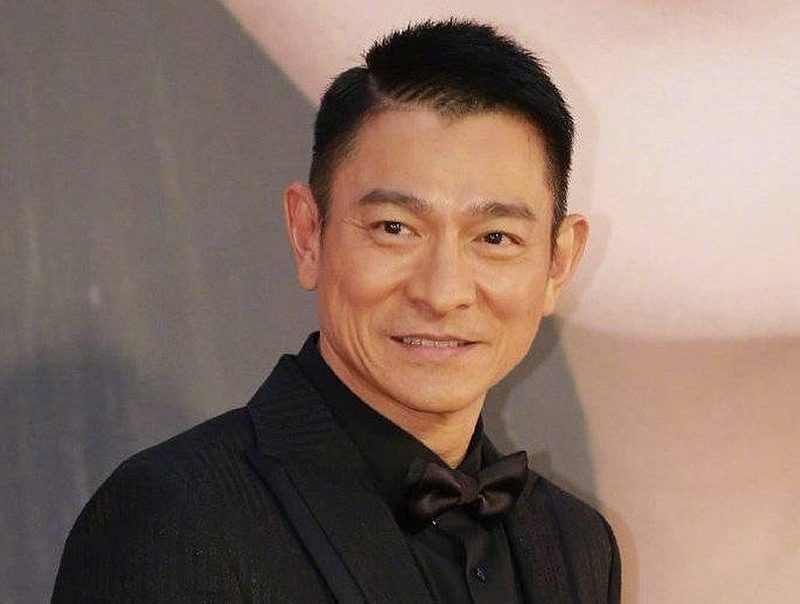
#> input picture chap10-Superpixel-Segmentation/andy2.jpg, 800 x 604 px
$ jupyter execute --allow-errors chap10-SuperPixel-Andy2.ipynb
#> lines starting #> are read from the running program, lines starting #| are printed output that depends on the picture
[cell 1]
import matplotlib.pyplot as plt
andy = plt.imread('andy2.jpg')
#> andy is the input picture: shape (604, 800, 3); mean R, G, B 135, 113.2, 102.9
plt.imshow(andy)
plt.show()

[cell 2]
andy.shape, andy.dtype, andy.min(), andy.max()

[cell 3]
# andy = andy.astype('int32') #小心注意資料型態
# andy = andy.astype('uint8') #小心注意資料型態

#> (a cell that did not finish here is left out)

[cell 5]
from skimage import segmentation
from skimage.color import label2rgb

segments = segmentation.slic(andy, start_label = 1, n_segments=10)
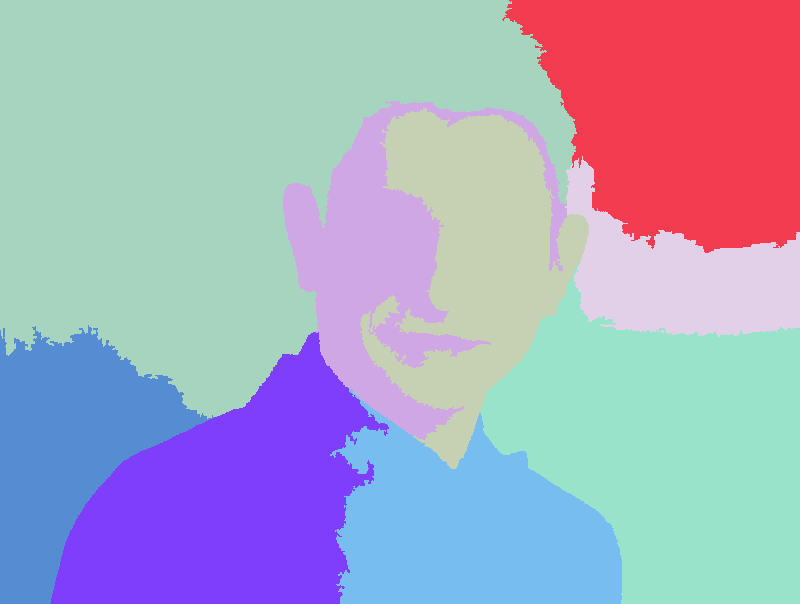
#> segments: shape (604, 800) int64; 9 distinct labels, from 1 to 9; one colour per label, 0 black

andy_segments = label2rgb(label=segments, image=andy, kind='avg', bg_label=None) # {'overlay', 'avg'}
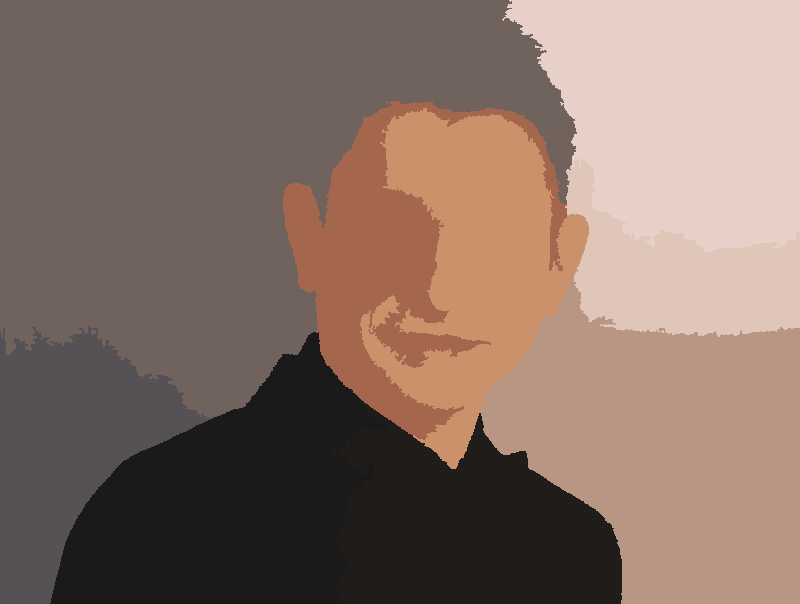
#> andy_segments: shape (604, 800, 3); mean R, G, B 134.3, 112.6, 102.3
print(andy_segments.min(), andy_segments.max())
#| 26 230

andy_segments = andy_segments.astype('uint8') #小心注意資料型態

print(andy_segments.min(), andy_segments.max())
#| 26 230

plt.imshow(andy_segments)
plt.show()
# Clipping input data to the valid range for imshow with RGB data ([0..1] for floats or [0..255] for integers).
